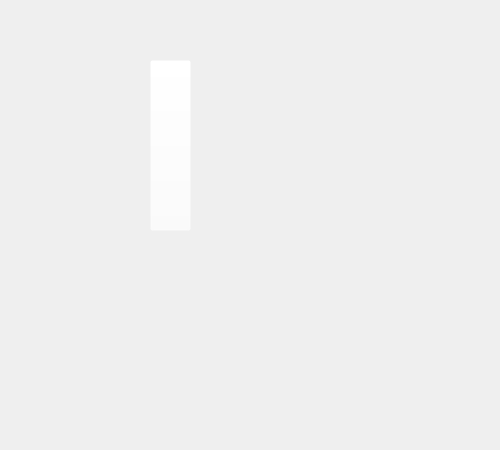
<?xml version="1.0" encoding="UTF-8"?>
<ui version="4.0">
 <class>MainWindow</class>
 <widget class="QMainWindow" name="MainWindow">
  <property name="geometry">
   <rect>
    <x>0</x>
    <y>0</y>
    <width>500</width>
    <height>450</height>
   </rect>
  </property>
  <property name="maximumSize">
   <size>
    <width>500</width>
    <height>450</height>
   </size>
  </property>
  <property name="windowTitle">
   <string>The Backrooms</string>
  </property>
  <widget class="QWidget" name="centralwidget">
   <widget class="QLabel" name="label">
    <property name="geometry">
     <rect>
      <x>0</x>
      <y>0</y>
      <width>501</width>
      <height>451</height>
     </rect>
    </property>
    <property name="text">
     <string/>
    </property>
    <property name="pixmap">
     <pixmap>../img/Loop.png</pixmap>
    </property>
    <property name="scaledContents">
     <bool>true</bool>
    </property>
   </widget>
   <widget class="QPushButton" name="homeBtn">
    <property name="geometry">
     <rect>
      <x>150</x>
      <y>60</y>
      <width>41</width>
      <height>171</height>
     </rect>
    </property>
    <property name="cursor">
     <cursorShape>PointingHandCursor</cursorShape>
    </property>
    <property name="styleSheet">
     <string notr="true">background-color: rgba(255, 255, 255, 0);</string>
    </property>
    <property name="text">
     <string/>
    </property>
   </widget>
  </widget>
 </widget>
 <resources/>
 <connections/>
</ui>
